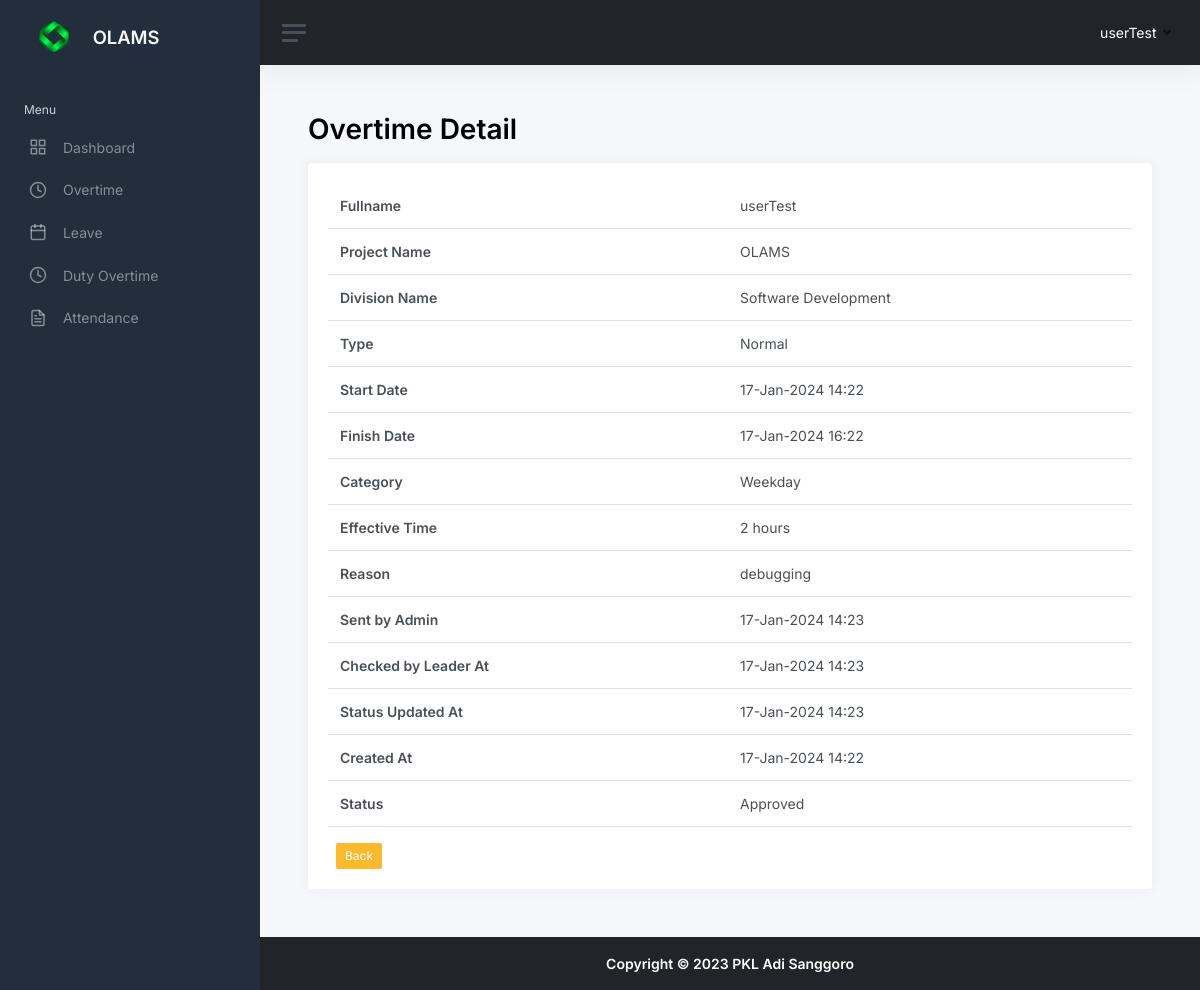
Page /overtime_detail.php?id=70 (signed in) on the committed database.
### tables this page shows
CREATE TABLE `overtimes` (
  `overtime_id` tinyint(3) UNSIGNED NOT NULL,
  `user_id` tinyint(3) UNSIGNED NOT NULL,
  `project_id` tinyint(3) UNSIGNED NOT NULL,
  `divisi_id` tinyint(3) UNSIGNED NOT NULL,
  `type` enum('Normal','Urgent','Business Trip'),
  `start_date` timestamp NOT NULL DEFAULT current_timestamp(),
  `finish_date` timestamp NULL DEFAULT NULL,
  `category` enum('Weekday','Weekend') DEFAULT NULL,
  `effective_time` tinyint(3) UNSIGNED DEFAULT NULL,
  `reason` text NOT NULL,
  `submitted_by_admin` tinyint(3) UNSIGNED DEFAULT NULL,
  `sent_by_admin` timestamp NULL DEFAULT NULL,
  `checked_by_leader` tinyint(3) UNSIGNED DEFAULT NULL,
  `checked_by_leader_at` timestamp NULL DEFAULT NULL,
  `status` enum('Approved','Pending','Rejected') NOT NULL DEFAULT 'Pending',
  `status_updated_at` timestamp NULL DEFAULT NULL,
  `status_updated_by` tinyint(3) UNSIGNED DEFAULT NULL,
  `created_at` timestamp NOT NULL DEFAULT current_timestamp(),
  `created_by` tinyint(3) UNSIGNED NOT NULL,
  `updated_at` timestamp NULL DEFAULT NULL ON UPDATE current_timestamp(),
  `updated_by` tinyint(3) UNSIGNED DEFAULT NULL
);

CREATE TABLE `users` (
  `user_id` tinyint(3) UNSIGNED NOT NULL,
  `role_id` tinyint(3) UNSIGNED NOT NULL,
  `name` varchar(64) NOT NULL,
  `username` varchar(32) NOT NULL,
  `password` varchar(254) NOT NULL,
  `email` varchar(64) NOT NULL,
  `created_by` tinyint(3) UNSIGNED NOT NULL,
  `created_at` timestamp NOT NULL DEFAULT current_timestamp(),
  `updated_by` tinyint(3) UNSIGNED DEFAULT NULL,
  `updated_at` timestamp NULL DEFAULT NULL ON UPDATE current_timestamp()
);

CREATE TABLE `m_projects` (
  `project_id` tinyint(3) UNSIGNED NOT NULL,
  `project_name` varchar(64) NOT NULL,
  `created_at` timestamp NOT NULL DEFAULT current_timestamp(),
  `created_by` tinyint(3) UNSIGNED NOT NULL,
  `updated_at` timestamp NULL DEFAULT NULL ON UPDATE current_timestamp(),
  `updated_by` tinyint(3) UNSIGNED DEFAULT NULL,
  `deleted_at` timestamp NULL DEFAULT NULL,
  `deleted_by` tinyint(3) UNSIGNED DEFAULT NULL,
  `is_deleted` enum('Y','N') DEFAULT 'N'
);

CREATE TABLE `m_divisions` (
  `division_id` tinyint(3) UNSIGNED NOT NULL,
  `division_name` varchar(64) NOT NULL,
  `created_at` timestamp NOT NULL DEFAULT current_timestamp(),
  `created_by` tinyint(3) UNSIGNED NOT NULL,
  `updated_at` timestamp NULL DEFAULT NULL ON UPDATE current_timestamp(),
  `updated_by` tinyint(3) UNSIGNED DEFAULT NULL
);

### overtime_detail.php (the view, shortened to what this page needs)
<?php
include __DIR__ . "/include/conn.inc.php";
$show_overtime_query = "SELECT
    users.name AS name,
    m_projects.project_name AS project_name,
    m_divisions.division_name AS divisi_name,
    overtimes.type AS type,
    overtimes.start_date AS start_date,
    overtimes.finish_date AS finish_date,
    overtimes.category AS category,
    overtimes.effective_time AS effective_time,
    overtimes.reason AS reason,
    overtimes.submitted_by_admin AS submitted_by_admin,
    overtimes.sent_by_admin AS sent_by_admin,
    overtimes.checked_by_leader AS checked_by_leader,
    overtimes.status AS status,
    overtimes.status_updated_at AS status_updated_at,
    overtimes.status_updated_by AS status_updated_by,
    overtimes.created_at AS created_at,
    overtimes.checked_by_leader_at AS checked_by_leader_at
FROM overtimes
LEFT JOIN users ON overtimes.user_id = users.user_id
LEFT JOIN m_projects ON overtimes.project_id = m_projects.project_id
LEFT JOIN m_divisions ON overtimes.divisi_id = m_divisions.division_id
WHERE overtime_id = ?";
if (isset($_GET['id']) && is_numeric($_GET['id'])) {
    $overtime_id = $_GET['id'];
    $show_overtime_statement = mysqli_prepare($conn, $show_overtime_query);
    mysqli_stmt_bind_param($show_overtime_statement, "i", $overtime_id);
    mysqli_stmt_execute($show_overtime_statement);
    $overtimeData = mysqli_stmt_get_result($show_overtime_statement);
    $overtimeDetails = mysqli_fetch_assoc($overtimeData);
} else {
    echo "Invalid overtime ID.";
    exit();
}
?>
<!DOCTYPE html>
<html lang="en">
<head>
    <?php include "head.inc.php"; ?>
</head>
<body>
    <div class="wrapper">
        <?php include "components/sidebar.inc.php"; ?>
        <div class="main">
            <?php include "components/navbar.inc.php"; ?>
            <main class="content">
                <div class="container-fluid p-0">
                    <h1 class="h1 mb-3"><strong>Overtime Detail</strong></h1>
                    <div class="card">
                        <div class="card-body">
                            <table class="table">
                                <tbody>
                                    <tr>
                                        <td><strong>Fullname</strong></td>
                                        <td><?= $overtimeDetails['name'] ?></td>
                                    </tr>
                                    <tr>
                                        <td><strong>Project Name</strong></td>
                                        <td><?= $overtimeDetails['project_name'] ?></td>
                                    </tr>
                                    <tr>
                                        <td><strong>Division Name</strong></td>
                                        <td><?= $overtimeDetails['divisi_name'] ?></td>
                                    </tr>
                                    <tr>
                                        <td><strong>Type</strong></td>
                                        <td><?= $overtimeDetails['type'] ?></td>
                                    </tr>
                                    <tr>
                                        <td><strong>Start Date</strong></td>
                                        <td><?= date('d-M-Y H:i', strtotime($overtimeDetails['start_date'])) ?></td>
                                    </tr>
                                    <tr>
                                        <td><strong>Finish Date</strong></td>
                                        <td><?= date('d-M-Y H:i', strtotime($overtimeDetails['finish_date'])) ?></td>
                                    </tr>
                                    <tr>
                                        <td><strong>Category</strong></td>
                                        <td><?= $overtimeDetails['category'] ?></td>
                                    </tr>
                                    <tr>
                                        <td><strong>Effective Time</strong></td>
                                        <td><?= $overtimeDetails['effective_time'] ?> hours</td>
                                    </tr>
                                    <tr>
                                        <td><strong>Reason</strong></td>
                                        <td><?= $overtimeDetails['reason'] ?></td>
                                    </tr>
                                    <tr>
                                        <td><strong>Sent by Admin</strong></td>
                                        <td><?= $overtimeDetails['sent_by_admin'] ? date('d-M-Y H:i', strtotime($overtimeDetails['sent_by_admin'])) : '-' ?></td>
                                    </tr>
                                    <tr>
                                        <td><strong>Checked by Leader At</strong></td>
                                        <td><?= $overtimeDetails['checked_by_leader_at'] ? date('d-M-Y H:i', strtotime($overtimeDetails['checked_by_leader_at'])) : '-' ?></td>
                                    </tr>
                                    <tr>
                                        <td><strong>Status Updated At</strong></td>
                                        <td><?= $overtimeDetails['status_updated_at'] ? date('d-M-Y H:i', strtotime($overtimeDetails['status_updated_at'])) : '-' ?></td>
                                    </tr>
                                    <tr>
                                        <td><strong>Created At</strong></td>
                                        <td><?= $overtimeDetails['status_updated_at'] ? date('d-M-Y H:i', strtotime($overtimeDetails['created_at'])) : '-' ?></td>
                                    </tr>
                                    <tr>
                                        <td><strong>Status</strong></td>
                                        <td><?= $overtimeDetails['status'] ?></td>
                                    </tr>
                                </tbody>
                            </table>
                            <a href="overtimelist.php" class="btn btn-warning btn-sm ms-2">Back</a>
                        </div>
                    </div>
                </div>
            </main>
            <?php include "components/footer.inc.php"; ?>
        </div>
    </div>
</body>
</html>

### rows in the picture
overtimes: user.name "userTest", project.project_name "OLAMS", divisi.division_name "Software Development", type "Normal", start_date "17-Jan-2024 14:22", finish_date "17-Jan-2024 16:22", category "Weekday", effective_time "2", reason "debugging", sent_by_admin "17-Jan-2024 14:23", checked_by_leader_at "17-Jan-2024 14:23", status_updated_at "17-Jan-2024 14:23", created_at "17-Jan-2024 14:22", status "Approved"

### other values in the picture
$_SESSION['name'] "userTest"
